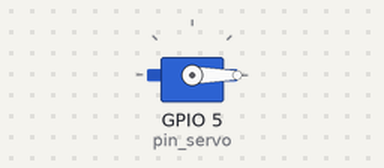
Recording of a program running on a simulated Raspberry Pi (BCM pin numbers). Parts: servo. Servo angles are drawn from the pulse width (0.5 ms = 0°, 2.5 ms = 180°); what the program prints to the terminal is not drawn. At 19.0 s the program stops and its outputs stay as they are.

Above: at 0.1 s.
At 4.1 s:
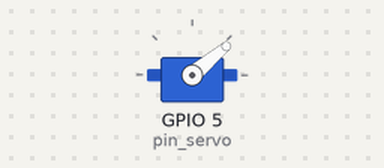
At 9.1 s:
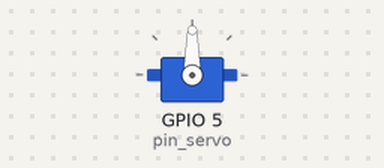
At 18.1 s:
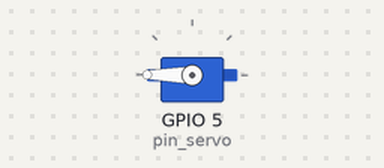
Timing chart, 0 to 19.6 s (numbered marks = the images above):
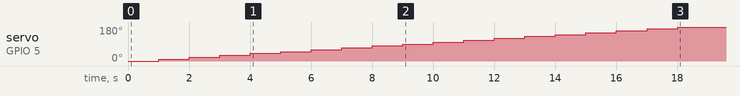

The program:

sample_-_pigpio.py
```python
import pigpio
import time

# http://abyz.me.uk/rpi/pigpio/python.html#set_servo_pulsewidth
# sudo pigpiod


# 启动服务
# sudo systemctl start pigpiod
# 停止运行服务
# sudo systemctl stop pigpiod
# 将服务设置为开机启动
# sudo systemctl enable pigpiod
# 将服务设置为禁止开机启动
# sudo systemctl disable pigpiod

pin_servo = 5

pwm = pigpio.pi()
pwm.set_mode(pin_servo, pigpio.OUTPUT)
pwm.set_PWM_frequency(pin_servo, 50)  # 50Hz frequency


def destroy():
    pwm.set_PWM_dutycycle(pin_servo, 0)
    pwm.set_PWM_frequency(pin_servo, 0)


# 輸入0 ～ 180度即可
# 別超過180度
def setDirection(angle):
    # 0 = 停止轉動
    # 500 = 0度
    # 1500 = 90度
    # 2500 = 180度
    duty = 500 + (angle / 180) * 2000
    pwm.set_servo_pulsewidth(pin_servo, duty)
    print("角度=", angle, "-> duty=", duty)


def run():
    for angle in range(0, 181, 10):
        setDirection(angle)
        time.sleep(1)


if __name__ == "__main__":
    try:
        run()
    finally:
        destroy()
```

Measured:
- by itself, servo on GPIO 5 (pin_servo): moves from 0° to 180° over 17.0 s
